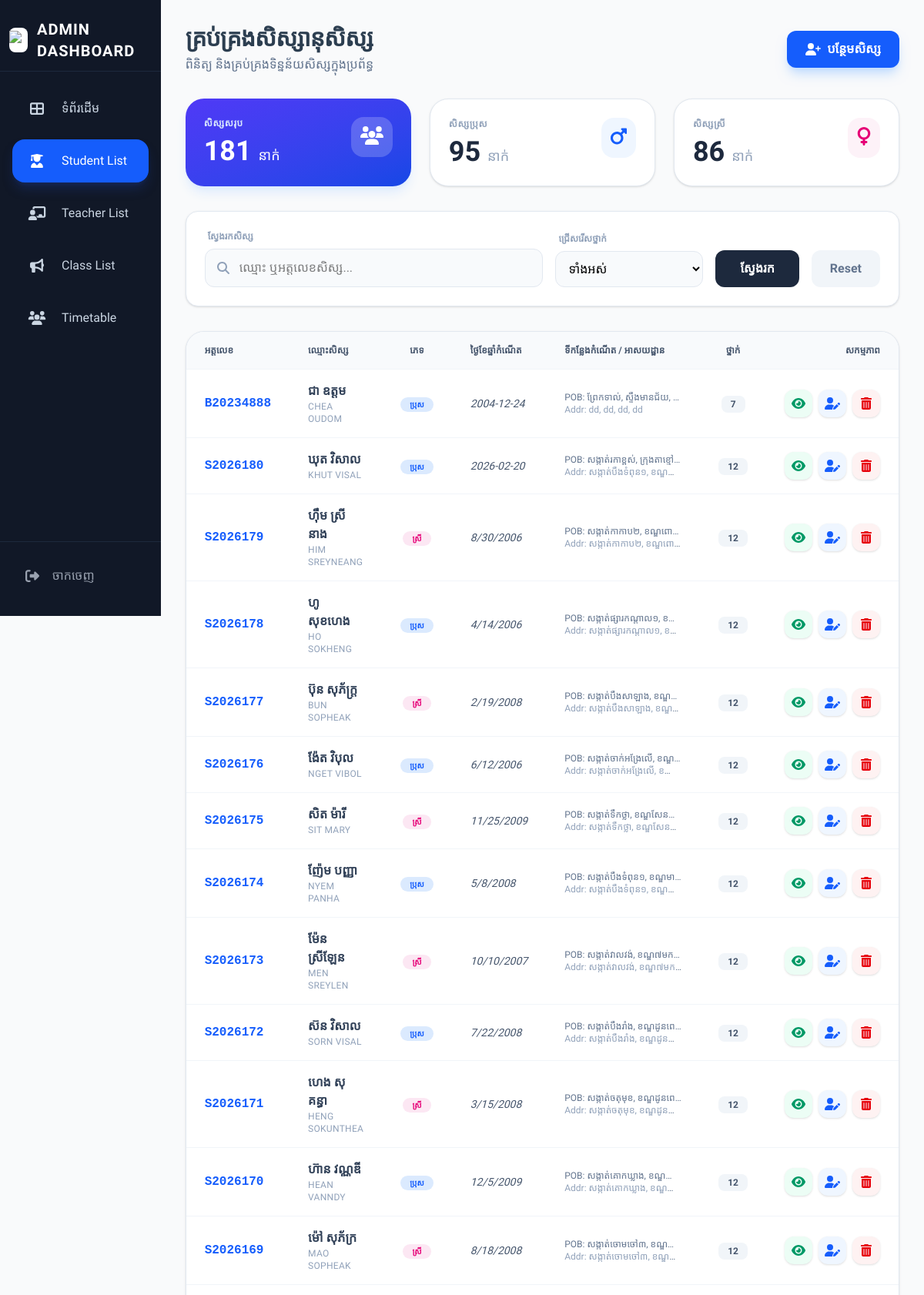
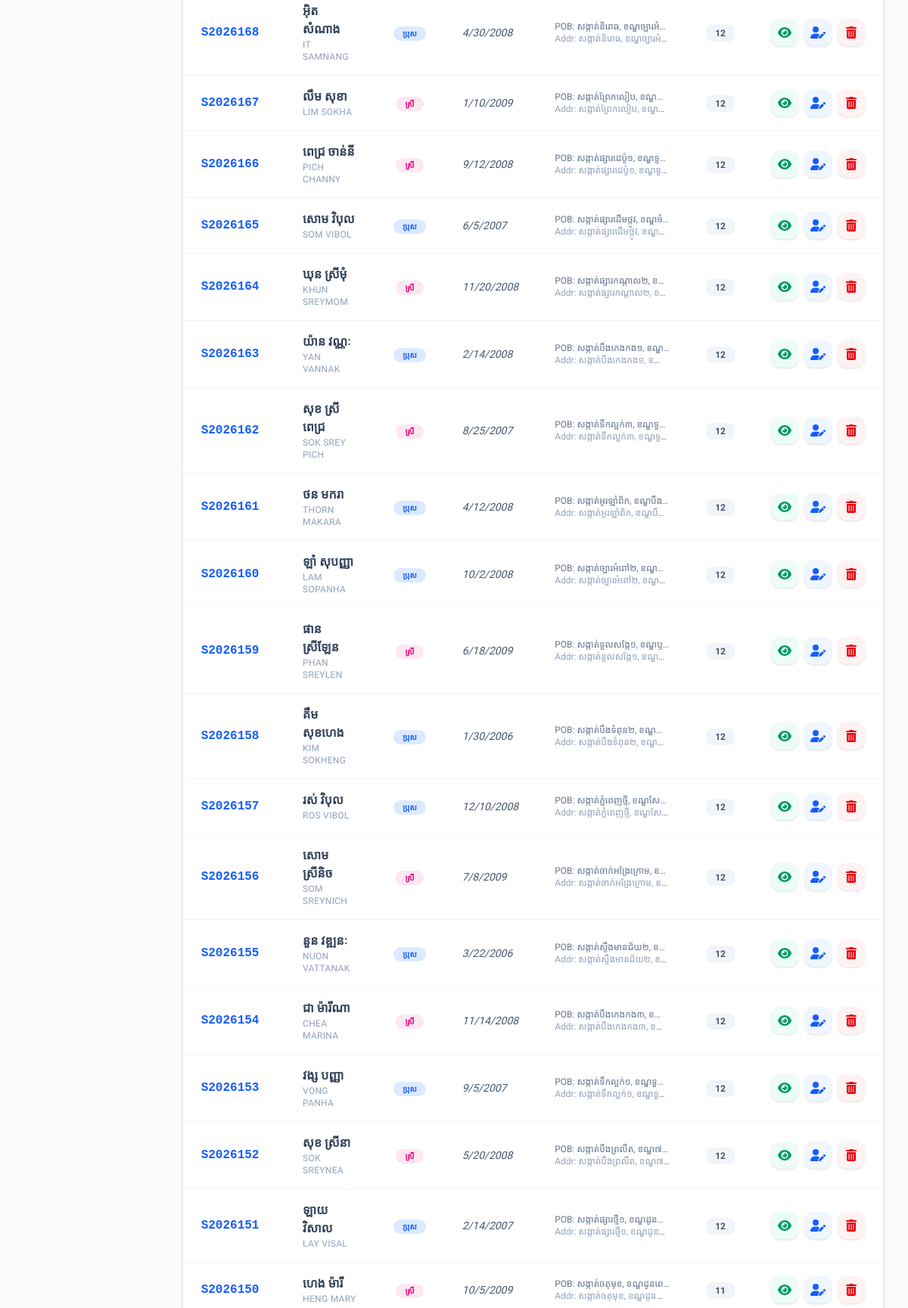
The page /views/admin/students_list.php (signed in, upper part) on the database its author committed (2 pictures, top to bottom).
### tables this page shows
CREATE TABLE `students` (
  `id` int(11) NOT NULL,
  `user_id` int(11) DEFAULT NULL,
  `student_id` varchar(50) DEFAULT NULL,
  `full_name` varchar(255) DEFAULT NULL,
  `full_name_en` varchar(255) DEFAULT NULL,
  `gender` varchar(10) DEFAULT NULL,
  `dob` varchar(50) DEFAULT NULL,
  `pob` text,
  `address` text,
  `father_name` varchar(255) DEFAULT NULL,
  `mother_name` varchar(255) DEFAULT NULL,
  `father_job` varchar(100) DEFAULT NULL,
  `mother_job` varchar(100) DEFAULT NULL,
  `father_phone` varchar(20) DEFAULT NULL,
  `mother_phone` varchar(20) DEFAULT NULL,
  `stream` varchar(100) DEFAULT NULL,
  `class_name` varchar(50) DEFAULT NULL,
  `status` varchar(20) DEFAULT 'Active',
  `class_id` int(11) DEFAULT NULL,
  `academic_year` varchar(20) DEFAULT NULL,
  `photo` varchar(255) DEFAULT 'default.png',
  `profile_img` varchar(255) DEFAULT NULL,
  `phone` varchar(50) DEFAULT NULL,
  `parent_phone` varchar(20) DEFAULT NULL
);

### views/admin/students_list.php (the view, shortened to what this page needs)
<?php
require_once '../../config/db.php';
include '../../includes/header.php';
include '../../includes/sidebar_admin.php';
$search = isset($_GET['search']) ? mysqli_real_escape_string($conn, $_GET['search']) : '';
$query = "SELECT * FROM students WHERE 1=1";
$query .= " ORDER BY id DESC";
$students = mysqli_query($conn, $query);
$total_students = mysqli_num_rows($students);
$male_count = 0;
$female_count = 0;
$student_list = [];
while($row = mysqli_fetch_assoc($students)) {
    $student_list[] = $row;
    if($row['gender'] == 'ប្រុស') $male_count++;
    if($row['gender'] == 'ស្រី') $female_count++;
}
?>
<main class="flex-1 p-8 bg-gray-50 min-h-screen">
    <div class="mb-8 flex justify-between items-center">
        <div>
            <h1 class="text-3xl font-bold text-slate-800 tracking-tight">គ្រប់គ្រងសិស្សានុសិស្ស</h1>
            <p class="text-slate-500 mt-1">ពិនិត្យ និងគ្រប់គ្រងទិន្នន័យសិស្សក្នុងប្រព័ន្ធ</p>
        </div>
        <div class="flex gap-3">
            <a href="add_student.php" class="bg-blue-600 text-white px-6 py-3 rounded-xl font-bold shadow-lg shadow-blue-200 hover:bg-blue-700 transition flex items-center">
                <i class="fas fa-user-plus mr-2"></i> បន្ថែមសិស្ស
            </a>
        </div>
    </div>
    <div class="grid grid-cols-1 md:grid-cols-3 gap-6 mb-8">
        <div class="bg-gradient-to-br from-indigo-600 to-blue-700 p-6 rounded-3xl shadow-lg shadow-blue-100 text-white">
            <div class="flex justify-between items-start">
                <div>
                    <p class="text-blue-100 text-xs font-bold uppercase tracking-wider">សិស្សសរុប</p>
                    <h3 class="text-4xl font-black mt-2"><?php echo $total_students; ?> <span class="text-lg font-normal">នាក់</span></h3>
                </div>
                <div class="bg-white/20 p-3 rounded-2xl"><i class="fas fa-users text-2xl"></i></div>
            </div>
        </div>
        <div class="bg-white p-6 rounded-3xl shadow-sm border border-slate-200">
            <div class="flex justify-between items-start">
                <div>
                    <p class="text-slate-400 text-xs font-bold uppercase tracking-wider">សិស្សប្រុស</p>
                    <h3 class="text-4xl font-black mt-2 text-slate-800"><?php echo $male_count; ?> <span class="text-lg font-normal text-slate-400">នាក់</span></h3>
                </div>
                <div class="bg-blue-50 p-3 rounded-2xl text-blue-600"><i class="fas fa-mars text-2xl"></i></div>
            </div>
        </div>
        <div class="bg-white p-6 rounded-3xl shadow-sm border border-slate-200">
            <div class="flex justify-between items-start">
                <div>
                    <p class="text-slate-400 text-xs font-bold uppercase tracking-wider">សិស្សស្រី</p>
                    <h3 class="text-4xl font-black mt-2 text-slate-800"><?php echo $female_count; ?> <span class="text-lg font-normal text-slate-400">នាក់</span></h3>
                </div>
                <div class="bg-pink-50 p-3 rounded-2xl text-pink-600"><i class="fas fa-venus text-2xl"></i></div>
            </div>
        </div>
    </div>
    <div class="bg-white p-6 rounded-2xl shadow-sm border border-slate-200 mb-8">
        <form method="GET" class="flex flex-wrap gap-4 items-end">
            <div class="flex-1 min-w-[250px]">
                <label class="block text-xs font-bold text-slate-400 uppercase mb-2 ml-1">ស្វែងរកសិស្ស</label>
                <div class="relative">
                    <i class="fas fa-search absolute left-4 top-1/2 -translate-y-1/2 text-slate-400"></i>
                    <input type="text" name="search" value="<?php echo htmlspecialchars($search); ?>" placeholder="ឈ្មោះ ឬអត្តលេខសិស្ស..."
                           class="w-full pl-11 pr-4 py-3 bg-slate-50 border border-slate-200 rounded-xl focus:ring-2 focus:ring-blue-500 outline-none transition">
                </div>
            </div>
            <div class="w-48">
                <label class="block text-xs font-bold text-slate-400 uppercase mb-2 ml-1">ជ្រើសរើសថ្នាក់</label>
                <select name="class" class="w-full p-3 bg-slate-50 border border-slate-200 rounded-xl outline-none focus:ring-2 focus:ring-blue-500">
                    <option value="">ទាំងអស់</option>
                </select>
            </div>
            <button type="submit" class="bg-slate-800 text-white px-8 py-3 rounded-xl font-bold hover:bg-slate-700 transition">
                ស្វែងរក
            </button>
            <a href="student_list.php" class="bg-slate-100 text-slate-500 px-6 py-3 rounded-xl font-bold hover:bg-slate-200 transition text-center">Reset</a>
        </form>
    </div>
    <div class="bg-white rounded-3xl shadow-sm border border-slate-200 overflow-hidden">
        <div class="overflow-x-auto">
            <table class="w-full text-left">
                <thead>
                    <tr class="bg-slate-50 border-b border-slate-100">
                        <th class="px-6 py-4 text-slate-600 font-bold text-xs uppercase">អត្តលេខ</th>
                        <th class="px-6 py-4 text-slate-600 font-bold text-xs uppercase">ឈ្មោះសិស្ស</th>
                        <th class="px-6 py-4 text-slate-600 font-bold text-xs uppercase text-center">ភេទ</th>
                        <th class="px-6 py-4 text-slate-600 font-bold text-xs uppercase">ថ្ងៃខែឆ្នាំកំណើត</th>
                        <th class="px-6 py-4 text-slate-600 font-bold text-xs uppercase">ទីកន្លែងកំណើត / អាសយដ្ឋាន</th>
                        <th class="px-6 py-4 text-slate-600 font-bold text-xs uppercase text-center">ថ្នាក់</th>
                        <th class="px-6 py-4 text-slate-600 font-bold text-xs uppercase text-right">សកម្មភាព</th>
                    </tr>
                </thead>
                <tbody class="divide-y divide-slate-100">
                    <?php if(count($student_list) > 0): ?>
                        <?php foreach($student_list as $row): ?>
                        <tr class="hover:bg-blue-50/40 transition-colors group">
                            <td class="px-6 py-4 font-mono font-bold text-blue-600"><?php echo $row['student_id']; ?></td>
                            <td class="px-6 py-4">
                                <div class="font-bold text-slate-700"><?php echo $row['full_name']; ?></div>
                                <div class="text-xs text-slate-400 font-medium tracking-wide"><?php echo $row['full_name_en']; ?></div>
                            </td>
                            <td class="px-6 py-4 text-center">
                                <span class="px-3 py-1 rounded-full text-[10px] font-bold <?php echo ($row['gender'] == 'ប្រុស') ? 'bg-blue-100 text-blue-600' : 'bg-pink-100 text-pink-600'; ?>">
                                    <?php echo $row['gender']; ?>
                                </span>
                            </td>
                            <td class="px-6 py-4 text-slate-600 text-sm italic"><?php echo $row['dob']; ?></td>
                            <td class="px-6 py-4 text-xs text-slate-500 max-w-[200px] truncate">
                                <span title="<?php echo $row['pob']; ?>">POB: <?php echo $row['pob']; ?></span><br>
                                <span title="<?php echo $row['address']; ?>" class="text-slate-400">Addr: <?php echo $row['address']; ?></span>
                            </td>
                            <td class="px-6 py-4 text-center">
                                <span class="px-3 py-1 bg-slate-100 text-slate-600 rounded-lg text-xs font-bold">
                                    <?php echo $row['class_name']; ?>
                                </span>
                            </td>
                           <td class="px-6 py-4">
                                <div class="flex justify-end gap-2 transition-all">
                                    <a href="view_student.php?id=<?php echo $row['student_id']; ?>"
                                    class="w-9 h-9 flex items-center justify-center rounded-xl bg-emerald-50 text-emerald-600 hover:bg-emerald-600 hover:text-white transition-all shadow-sm"
                                    title="មើល">
                                        <i class="fas fa-eye"></i>
                                    </a>
                                    <a href="edit_student.php?id=<?php echo $row['student_id']; ?>"
                                    class="w-9 h-9 flex items-center justify-center rounded-xl bg-blue-50 text-blue-600 hover:bg-blue-600 hover:text-white transition-all shadow-sm"
                                    title="កែប្រែ">
                                        <i class="fas fa-user-edit"></i>
                                    </a>
                                    <button onclick="confirmDelete('<?php echo $row['student_id']; ?>', '<?php echo $row['full_name']; ?>')"
                                            class="w-9 h-9 flex items-center justify-center rounded-xl bg-red-50 text-red-600 hover:bg-red-600 hover:text-white transition-all shadow-sm"
                                            title="លុប">
                                        <i class="fas fa-trash-alt"></i>
                                    </button>
                                </div>
                            </td>
                        </tr>
                        <?php endforeach; ?>
                    <?php else: ?>
                        <tr><td colspan="7" class="px-6 py-16 text-center text-slate-400 italic">មិនមានទិន្នន័យសិស្សក្នុងប្រព័ន្ធឡើយ។</td></tr>
                    <?php endif; ?>
                </tbody>
            </table>
        </div>
    </div>
</main>
<?php include '../../includes/footer.php'; ?>

### includes/header.php (style rules this page uses)
body { font-family: 'Hanuman', serif; font-size: 16px; }
h1, h2, .sidebar-brand { font-family: 'Hanuman', serif; font-weight: 700; color: #2c3e50; }

### rows shown on the page
students: student "B20234888", full_name "ជា ឧត្តម", full_name_en "CHEA OUDOM", gender "ប្រុស", dob "2004-12-24", pob "ព្រែកទាល់, ស្ទឹងមានជ័យ,…", address "dd, dd, dd, dd", class_name "7"
students: student "S2026180", full_name "ឃុត វិសាល", full_name_en "KHUT VISAL", gender "ប្រុស", dob "2026-02-20", pob "សង្កាត់រកាខ្ពស់, ក្រុងតាខ្មៅ…", address "សង្កាត់បឹងទំពុន១, ខណ្ឌ…", class_name "12"
students: student "S2026179", full_name "ហ៊ឹម ស្រីនាង", full_name_en "HIM SREYNEANG", gender "ស្រី", dob "8/30/2006", pob "សង្កាត់កាកាប២, ខណ្ឌពោ…", address "សង្កាត់កាកាប២, ខណ្ឌពោ…", class_name "12"
students: student "S2026178", full_name "ហូ សុខហេង", full_name_en "HO SOKHENG", gender "ប្រុស", dob "4/14/2006", pob "សង្កាត់ផ្សារកណ្ដាល១, ខណ្…", address "សង្កាត់ផ្សារកណ្ដាល១, ខ…", class_name "12"
students: student "S2026177", full_name "ប៊ុន សុភ័ក្ត្រ", full_name_en "BUN SOPHEAK", gender "ស្រី", dob "2/19/2008", pob "សង្កាត់បឹងសាឡាង, ខណ្ឌ…", address "សង្កាត់បឹងសាឡាង, ខណ្ឌ…", class_name "12"
students: student "S2026176", full_name "ង៉ែត វិបុល", full_name_en "NGET VIBOL", gender "ប្រុស", dob "6/12/2006", pob "សង្កាត់ចាក់អង្រែលើ, ខណ្ឌ…", address "សង្កាត់ចាក់អង្រែលើ, ខណ្…", class_name "12"
students: student "S2026175", full_name "សិត ម៉ារី", full_name_en "SIT MARY", gender "ស្រី", dob "11/25/2009", pob "សង្កាត់ទឹកថ្លា, ខណ្ឌសែន…", address "សង្កាត់ទឹកថ្លា, ខណ្ឌសែន…", class_name "12"
students: student "S2026174", full_name "ញ៉ែម បញ្ញា", full_name_en "NYEM PANHA", gender "ប្រុស", dob "5/8/2008", pob "សង្កាត់បឹងទំពុន១, ខណ្ឌមា…", address "សង្កាត់បឹងទំពុន១, ខណ្ឌ…", class_name "12"
students: student "S2026173", full_name "ម៉ែន ស្រីឡែន", full_name_en "MEN SREYLEN", gender "ស្រី", dob "10/10/2007", pob "សង្កាត់វាលវង់, ខណ្ឌ៧មក…", address "សង្កាត់វាលវង់, ខណ្ឌ៧មក…", class_name "12"
students: student "S2026172", full_name "ស៊ន វិសាល", full_name_en "SORN VISAL", gender "ប្រុស", dob "7/22/2008", pob "សង្កាត់បឹងរាំង, ខណ្ឌដូនពេ…", address "សង្កាត់បឹងរាំង, ខណ្ឌដូន…", class_name "12"
students: student "S2026171", full_name "ហេង សុគន្ធា", full_name_en "HENG SOKUNTHEA", gender "ស្រី", dob "3/15/2008", pob "សង្កាត់ចតុមុខ, ខណ្ឌដូនពេ…", address "សង្កាត់ចតុមុខ, ខណ្ឌដូន…", class_name "12"
students: student "S2026170", full_name "ហ៊ាន វណ្ណឌី", full_name_en "HEAN VANNDY", gender "ប្រុស", dob "12/5/2009", pob "សង្កាត់គោកឃ្លាង, ខណ្ឌ…", address "សង្កាត់គោកឃ្លាង, ខណ្ឌ…", class_name "12"
students: student "S2026169", full_name "ម៉ៅ សុភ័ក្រ", full_name_en "MAO SOPHEAK", gender "ស្រី", dob "8/18/2008", pob "សង្កាត់ចោមចៅ៣, ខណ្ឌ…", address "សង្កាត់ចោមចៅ៣, ខណ្ឌ…", class_name "12"
students: student "S2026168", full_name "អ៊ិត សំណាង", full_name_en "IT SAMNANG", gender "ប្រុស", dob "4/30/2008", pob "សង្កាត់និរោធ, ខណ្ឌច្បារអំ…", address "សង្កាត់និរោធ, ខណ្ឌច្បារអំ…", class_name "12"
students: student "S2026167", full_name "លឹម សុខា", full_name_en "LIM SOKHA", gender "ស្រី", dob "1/10/2009", pob "សង្កាត់ព្រែកលៀប, ខណ្ឌជ្…", address "សង្កាត់ព្រែកលៀប, ខណ្ឌ…", class_name "12"
students: student "S2026166", full_name "ពេជ្រ ចាន់នី", full_name_en "PICH CHANNY", gender "ស្រី", dob "9/12/2008", pob "សង្កាត់ផ្សារដេប៉ូ១, ខណ្ឌទួ…", address "សង្កាត់ផ្សារដេប៉ូ១, ខណ្ឌទួ…", class_name "12"
students: student "S2026165", full_name "សោម វិបុល", full_name_en "SOM VIBOL", gender "ប្រុស", dob "6/5/2007", pob "សង្កាត់ផ្សារដើមថ្កូវ, ខណ្ឌចំ…", address "សង្កាត់ផ្សារដើមថ្កូវ, ខណ្ឌ…", class_name "12"
students: student "S2026164", full_name "ឃុន ស្រីមុំ", full_name_en "KHUN SREYMOM", gender "ស្រី", dob "11/20/2008", pob "សង្កាត់ផ្សារកណ្ដាល២, ខណ្…", address "សង្កាត់ផ្សារកណ្ដាល២, ខ…", class_name "12"
students: student "S2026163", full_name "យ៉ាន វណ្ណៈ", full_name_en "YAN VANNAK", gender "ប្រុស", dob "2/14/2008", pob "សង្កាត់បឹងកេងកង១, ខណ្ឌ…", address "សង្កាត់បឹងកេងកង១, ខណ្…", class_name "12"
students: student "S2026162", full_name "សុខ ស្រីពេជ្រ", full_name_en "SOK SREY PICH", gender "ស្រី", dob "8/25/2007", pob "សង្កាត់ទឹកល្អក់៣, ខណ្ឌទួ…", address "សង្កាត់ទឹកល្អក់៣, ខណ្ឌទួ…", class_name "12"
students: student "S2026161", full_name "ថន មករា", full_name_en "THORN MAKARA", gender "ប្រុស", dob "4/12/2008", pob "សង្កាត់អូរឡាំពិក, ខណ្ឌបឹង…", address "សង្កាត់អូរឡាំពិក, ខណ្ឌបឹ…", class_name "12"
students: student "S2026160", full_name "ឡាំ សុបញ្ញា", full_name_en "LAM SOPANHA", gender "ប្រុស", dob "10/2/2008", pob "សង្កាត់ច្បារអំពៅ២, ខណ្ឌច្…", address "សង្កាត់ច្បារអំពៅ២, ខណ្ឌ…", class_name "12"
students: student "S2026159", full_name "ផាន ស្រីឡែន", full_name_en "PHAN SREYLEN", gender "ស្រី", dob "6/18/2009", pob "សង្កាត់ទួលសង្កែ១, ខណ្ឌឫ…", address "សង្កាត់ទួលសង្កែ១, ខណ្ឌ…", class_name "12"
students: student "S2026158", full_name "គឹម សុខហេង", full_name_en "KIM SOKHENG", gender "ប្រុស", dob "1/30/2006", pob "សង្កាត់បឹងទំពុន២, ខណ្ឌ…", address "សង្កាត់បឹងទំពុន២, ខណ្ឌ…", class_name "12"
students: student "S2026157", full_name "រស់ វិបុល", full_name_en "ROS VIBOL", gender "ប្រុស", dob "12/10/2008", pob "សង្កាត់ភ្នំពេញថ្មី, ខណ្ឌសែ…", address "សង្កាត់ភ្នំពេញថ្មី, ខណ្ឌសែ…", class_name "12"
students: student "S2026156", full_name "សោម ស្រីនិច", full_name_en "SOM SREYNICH", gender "ស្រី", dob "7/8/2009", pob "សង្កាត់ចាក់អង្រែក្រោម, ខ…", address "សង្កាត់ចាក់អង្រែក្រោម, ខ…", class_name "12"
students: student "S2026155", full_name "នួន វឌ្ឍនៈ", full_name_en "NUON VATTANAK", gender "ប្រុស", dob "3/22/2006", pob "សង្កាត់ស្ទឹងមានជ័យ២, ខ…", address "សង្កាត់ស្ទឹងមានជ័យ២, ខ…", class_name "12"
students: student "S2026154", full_name "ជា ម៉ារីណា", full_name_en "CHEA MARINA", gender "ស្រី", dob "11/14/2008", pob "សង្កាត់បឹងកេងកង៣, ខណ្…", address "សង្កាត់បឹងកេងកង៣, ខណ្…", class_name "12"
students: student "S2026153", full_name "វង្ស បញ្ញា", full_name_en "VONG PANHA", gender "ប្រុស", dob "9/5/2007", pob "សង្កាត់ទឹកល្អក់១, ខណ្ឌទួ…", address "សង្កាត់ទឹកល្អក់១, ខណ្ឌទួ…", class_name "12"
students: student "S2026152", full_name "សុខ ស្រីនា", full_name_en "SOK SREYNEA", gender "ស្រី", dob "5/20/2008", pob "សង្កាត់បឹងព្រលឹត, ខណ្ឌ៧…", address "សង្កាត់បឹងព្រលឹត, ខណ្ឌ៧…", class_name "12"
students: student "S2026151", full_name "ឡាយ វិសាល", full_name_en "LAY VISAL", gender "ប្រុស", dob "2/14/2007", pob "សង្កាត់ផ្សារថ្មី១, ខណ្ឌដូន…", address "សង្កាត់ផ្សារថ្មី១, ខណ្ឌដូន…", class_name "12"
students: student "S2026150", full_name "ហេង ម៉ារី", full_name_en "HENG MARY", gender "ស្រី", dob "10/5/2009", pob "សង្កាត់ចតុមុខ, ខណ្ឌដូនពេ…", address "សង្កាត់ចតុមុខ, ខណ្ឌដូន…", class_name "11"

### other values the page prints
$total_students "181"
$male_count "95"
$female_count "86"
